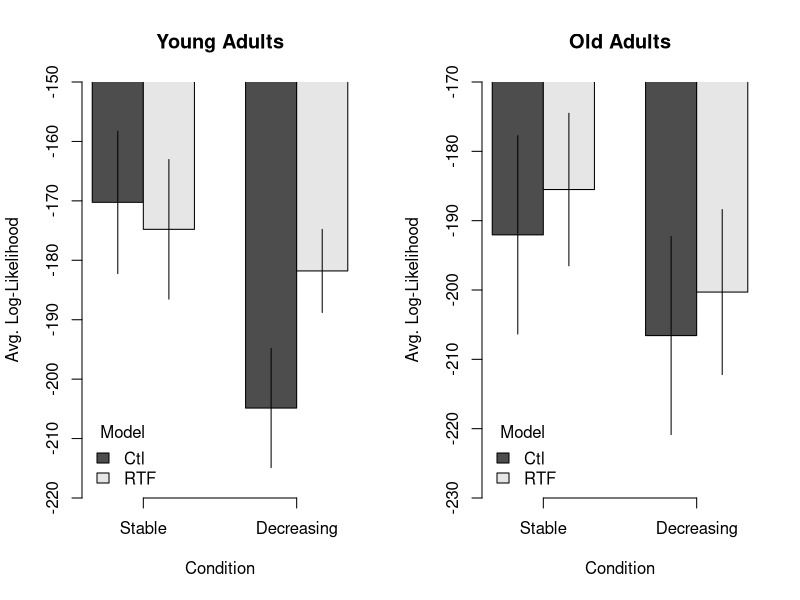
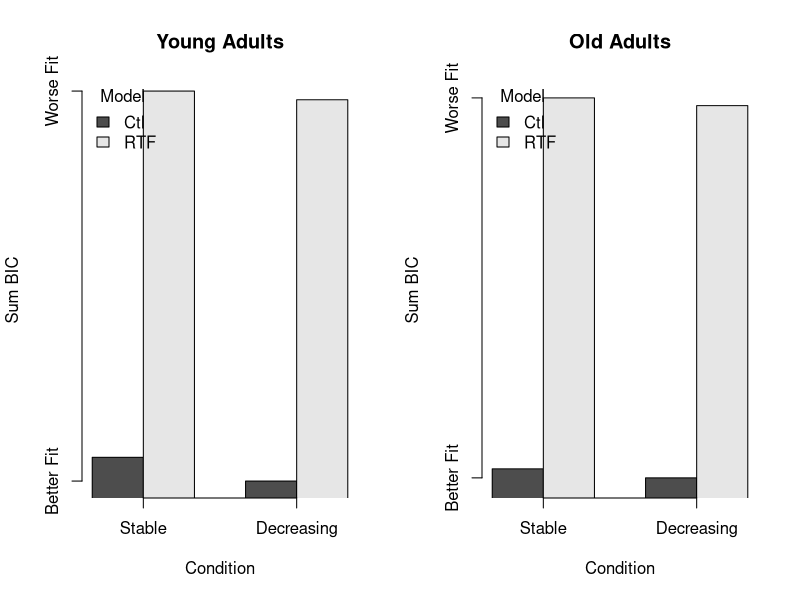
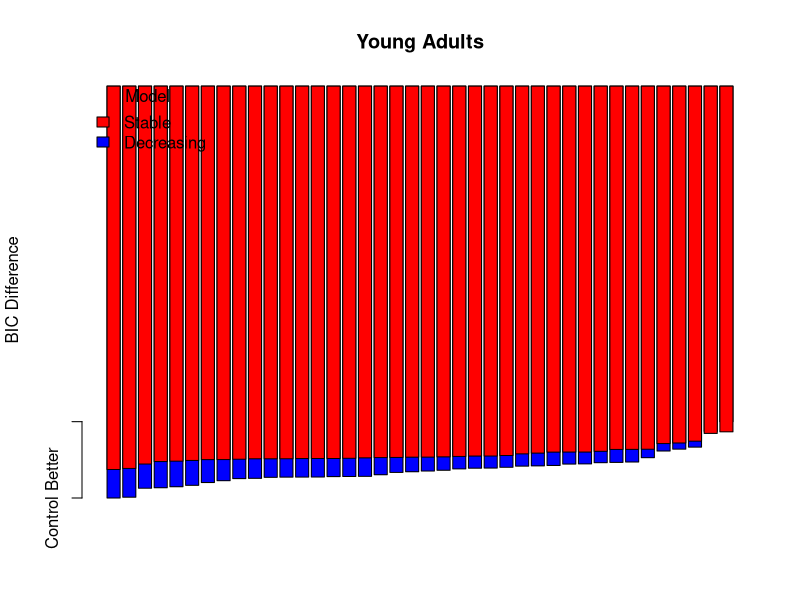
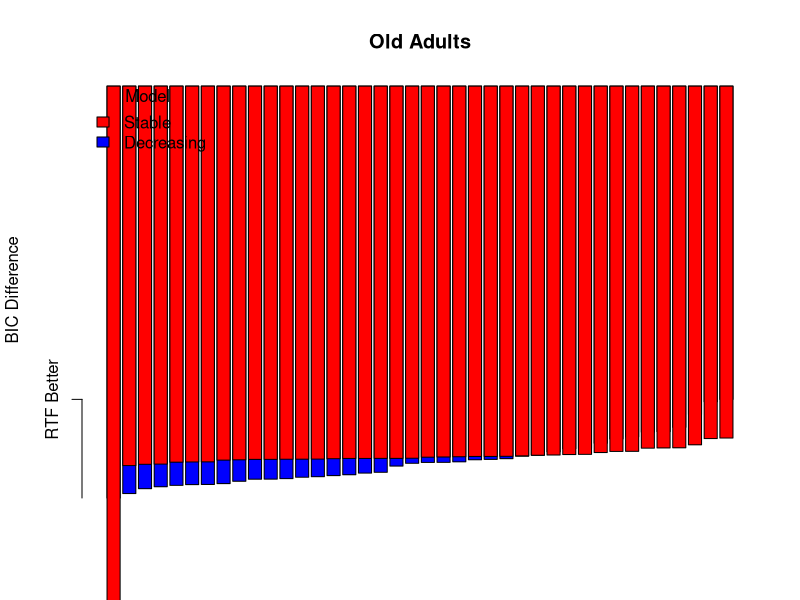

Write the R code that produced these figures, in order. (Note: this script raises an error after producing the figures.)

# Dots --------------------------------------------------------------------

#---- Model comparison
dotmod = read.csv('dots_fit.csv')
modcomp = by(dotmod, list(dotmod$id, dotmod$condition, dotmod$model), function(x)
             c(id=as.character(x$id[1]), condition=as.character(x$condition[1]), 
               model=as.character(x$model[1]), LL = as.numeric(x$LL[1]), bic=as.numeric(x$BIC[1])))
modcomp = data.frame(do.call(rbind, modcomp), stringsAsFactors = F)

modcomp$LL = as.numeric(modcomp$LL)
modcomp$bic = as.numeric(modcomp$bic)
modcomp$condition = factor(modcomp$condition, levels = c('Stable', 'Decreasing'))
modcomp$age_group = factor(ifelse(as.numeric(modcomp$id)<100, 'Old', 'Young'), levels = c('Young', 'Old'))

# LL
pdf('plots/dots_LLComp.pdf', width = 10, height = 6)
layout(matrix(1:2, ncol=2))
mLL = tapply(modcomp$LL, list(modcomp$model, modcomp$condition, modcomp$age_group), mean)
seLL = tapply(modcomp$LL, list(modcomp$model, modcomp$condition, modcomp$age_group), plotrix::std.error)

# YA
thisbar = barplot(mLL[,,1], beside=T, ylim=range(pretty(c(mLL[,,1]-seLL[,,1], mLL[,,1]+seLL[,,1]))), xpd=F, 
                  ylab = 'Avg. Log-Likelihood', xlab='Condition', legend.text = T, 
                  args.legend = list(x='bottomleft', title='Model', bty='n'), 
                  main='Young Adults')
axis(1, at=c(mean(thisbar[,1]),mean(thisbar[,2])), labels = c('',''))
arrows(thisbar, mLL[,,1]-seLL[,,1], thisbar, mLL[,,1]+seLL[,,1], length = 0)

# OA
thisbar = barplot(mLL[,,2], beside=T, ylim=range(pretty(c(mLL[,,2]-seLL[,,2], mLL[,,2]+seLL[,,2]))), xpd=F, 
                  ylab = 'Avg. Log-Likelihood', xlab='Condition', legend.text = T, 
                  args.legend = list(x='bottomleft', title='Model', bty='n'), 
                  main='Old Adults')
axis(1, at=c(mean(thisbar[,1]),mean(thisbar[,2])), labels = c('',''))
arrows(thisbar, mLL[,,2]-seLL[,,2], thisbar, mLL[,,2]+seLL[,,2], length = 0)

dev.off()

# Sum BIC
pdf('plots/dots_BICcomp.pdf', width=10, height=6)
layout(matrix(1:2, ncol=2))
sBIC =tapply(modcomp$bic, list(modcomp$model, modcomp$condition, modcomp$age_group), sum)

# YA
thisbar = barplot(sBIC[,,1], beside=T, ylim=range(pretty(sBIC[,,1])), xpd=F, 
                  ylab = 'Sum BIC', xlab='Condition', legend.text = T, 
                  args.legend = list(x='topleft', title='Model', bty='n'), 
                  yaxt='n', main='Young Adults')
axis(1, at=c(mean(thisbar[,1]),mean(thisbar[,2])), labels = c('',''))
axis(2, at=range(sBIC[,,1]), label=c('Better Fit','Worse Fit'))

# OA
thisbar = barplot(sBIC[,,2], beside=T, ylim=range(pretty(sBIC[,,2])), xpd=F, 
                  ylab = 'Sum BIC', xlab='Condition', legend.text = T, 
                  args.legend = list(x='topleft', title='Model', bty='n'), 
                  yaxt='n', main='Old Adults')
axis(1, at=c(mean(thisbar[,1]),mean(thisbar[,2])), labels = c('',''))
axis(2, at=range(sBIC[,,2]), label=c('Better Fit','Worse Fit'))

dev.off()

# Within-subject comparison
diff = data.frame()
for(id in unique(modcomp$id)){
  tmp = modcomp[modcomp$id==id,]
  moddiff = tmp$bic[tmp$model=='Ctl'] - tmp$bic[tmp$model=='RTF']
  diff = rbind(diff, data.frame(id=id, condition=tmp$condition[1], 
                                age_group=tmp$age_group[1], diff=moddiff))
}
diff=diff[order(diff$diff), ]

pdf('plots/dots_diff.pdf', width=10, height=6)

# YA
tmp = diff[diff$age_group=='Young',]
barplot(tmp$diff[tmp$condition=='Decreasing'], col='blue', ylab = 'BIC Difference', yaxt='n', 
        main='Young Adults')
barplot(tmp$diff[tmp$condition=='Stable'], col='red', add=T, yaxt='n')
axis(2, at=range(tmp$diff),labels=c('Control Better', 'RTF Better'))
legend('topleft', fill=c('red', 'blue'), bty='n', legend = c('Stable', 'Decreasing'),title='Model')
    
# OA
tmp = diff[diff$age_group=='Old',]
barplot(tmp$diff[tmp$condition=='Decreasing'], col='blue', ylab = 'BIC Difference', yaxt='n', 
        main='Old Adults')
barplot(tmp$diff[tmp$condition=='Stable'], col='red', add=T, yaxt='n')
axis(2, at=range(tmp$diff),labels=c('Control Better', 'RTF Better'))
legend('topleft', fill=c('red', 'blue'), bty='n', legend = c('Stable', 'Decreasing'),title='Model')  

dev.off()

#---- Parameter comparison
pdf('plots/ParamComp.pdf', width=10,height=6)

dotmod$age_group = factor(ifelse(as.numeric(dotmod$id)<100, 'Old', 'Young'), levels = c('Young', 'Old'))
contrasts(dotmod$age_group) = contr.sum(2)
contrasts(dotmod$condition) = contr.sum(2)

# tau 
tau = dotmod[dotmod$parsname=='tau0',]
mtau = tapply(tau$pars, list(tau$age_group, tau$condition), mean)
setau = tapply(tau$pars,list(tau$age_group, tau$condition), plotrix::std.error)
thisbar = barplot(mtau, beside=T, ylim=range(pretty(c(mtau-setau, mtau+setau+5))), xpd=F,
                  ylab = expression(tau), legend.text = T, 
                  args.legend = list(title='Age Groups', bty='n'))
arrows(thisbar, mtau-setau, thisbar, mtau+setau, length=0)
taulm = summary.lm(lm(pars~age_group*condition, data=tau))
b = round(coef(taulm)['age_group1','Estimate'], 2)
p = round(coef(taulm)['age_group1','Pr(>|t|)'], 4)
legend('topleft', bty='n', legend=paste0('b=',b,', p=', p))

# sigma 
sigma = dotmod[dotmod$parsname=='sigma_rtf',]
msigma = tapply(sigma$pars, list(sigma$age_group, sigma$condition), mean)
sesigma = tapply(sigma$pars,list(sigma$age_group, sigma$condition), plotrix::std.error)
thisbar = barplot(msigma, beside=T, ylim=range(pretty(c(msigma-sesigma, msigma+sesigma+5))), xpd=F,
                  ylab = expression(sigma), legend.text = T, 
                  args.legend = list(title='Age Groups', bty='n'))
arrows(thisbar, msigma-sesigma, thisbar, msigma+sesigma, length=0)
sigmalm = summary.lm(lm(pars~age_group*condition, data=sigma))
b = round(coef(sigmalm)['age_group1','Estimate'], 2)
p = round(coef(sigmalm)['age_group1','Pr(>|t|)'], 4)
legend('topleft', bty='n', legend=paste0('b=',b,', p=', p))

# nk
tau = dotmod[dotmod$parsname=='nk',]
mtau = tapply(tau$pars, list(tau$age_group, tau$condition), mean)
setau = tapply(tau$pars,list(tau$age_group, tau$condition), plotrix::std.error)
thisbar = barplot(mtau, beside=T, ylim=range(pretty(c(mtau-setau, mtau+setau+5))), xpd=F,
                  ylab = expression(nk), legend.text = T, 
                  args.legend = list(title='Age Groups', bty='n'))
arrows(thisbar, mtau-setau, thisbar, mtau+setau, length=0)
taulm = summary.lm(lm(pars~age_group*condition, data=tau))
b = round(coef(taulm)['age_group1','Estimate'], 2)
p = round(coef(taulm)['age_group1','Pr(>|t|)'], 4)
legend('topleft', bty='n', legend=paste0('b=',b,', p=', p))

dev.off()